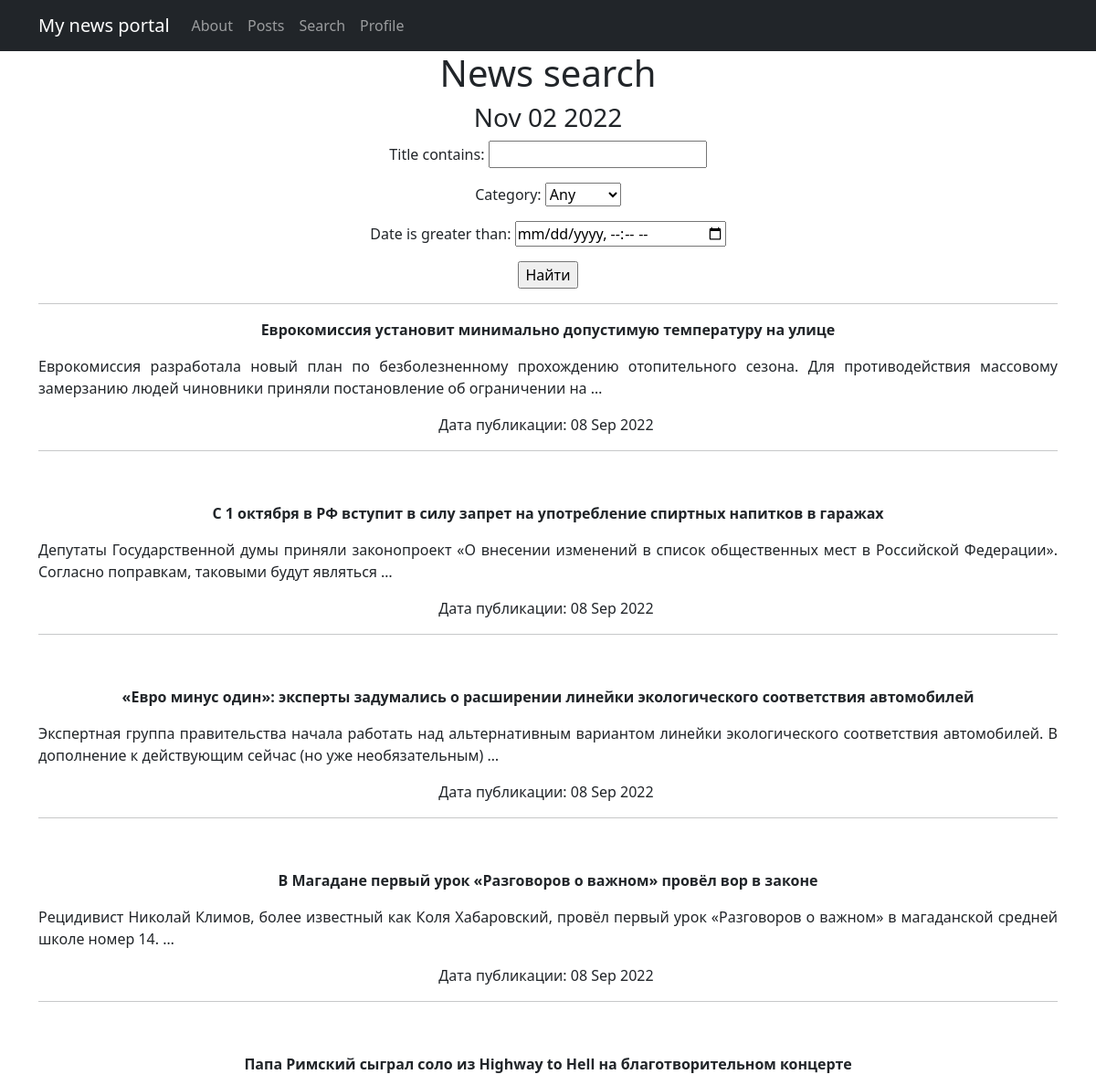
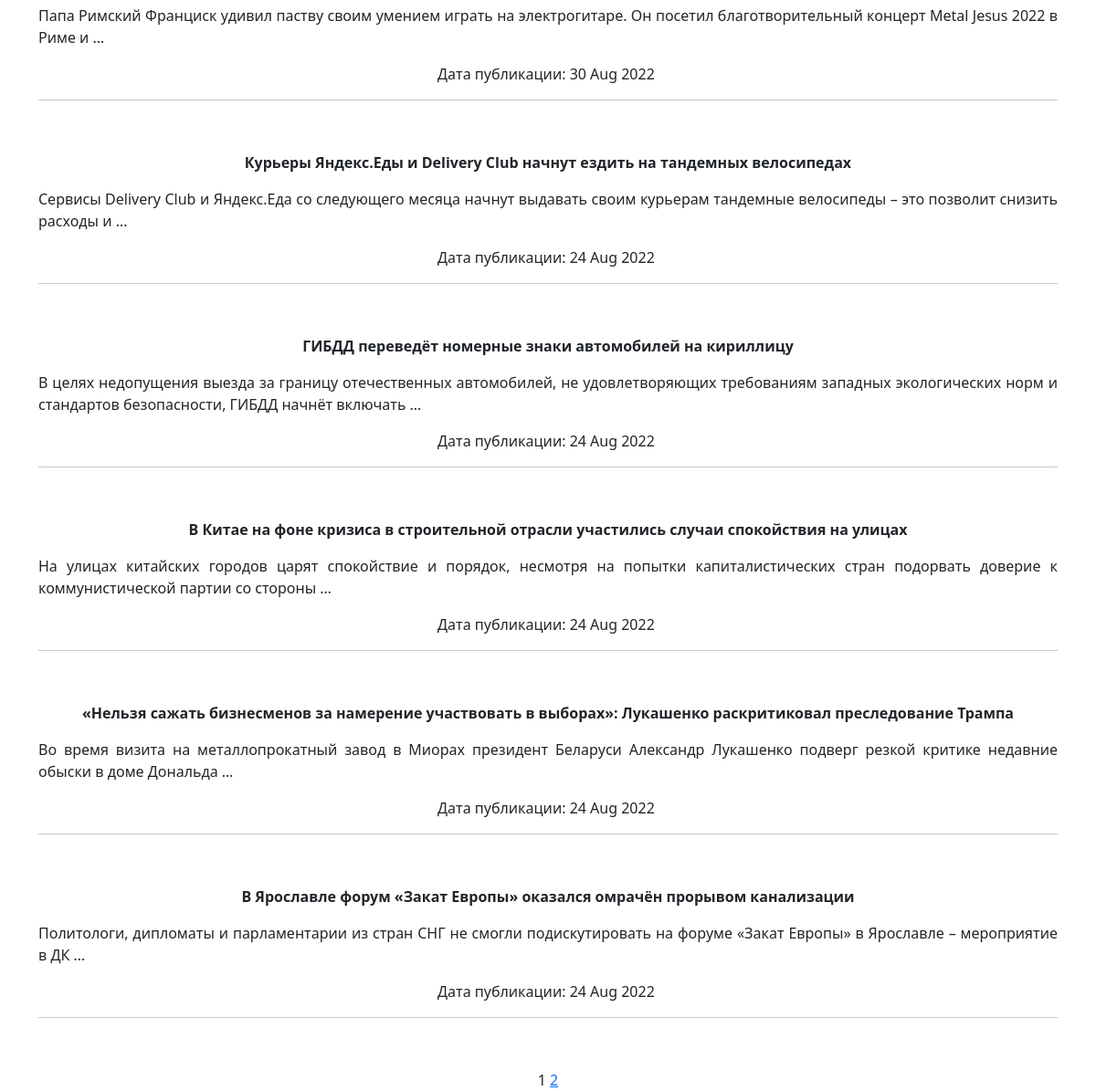
The page /posts/search/ on the database as committed earlier (2 pictures, top to bottom).
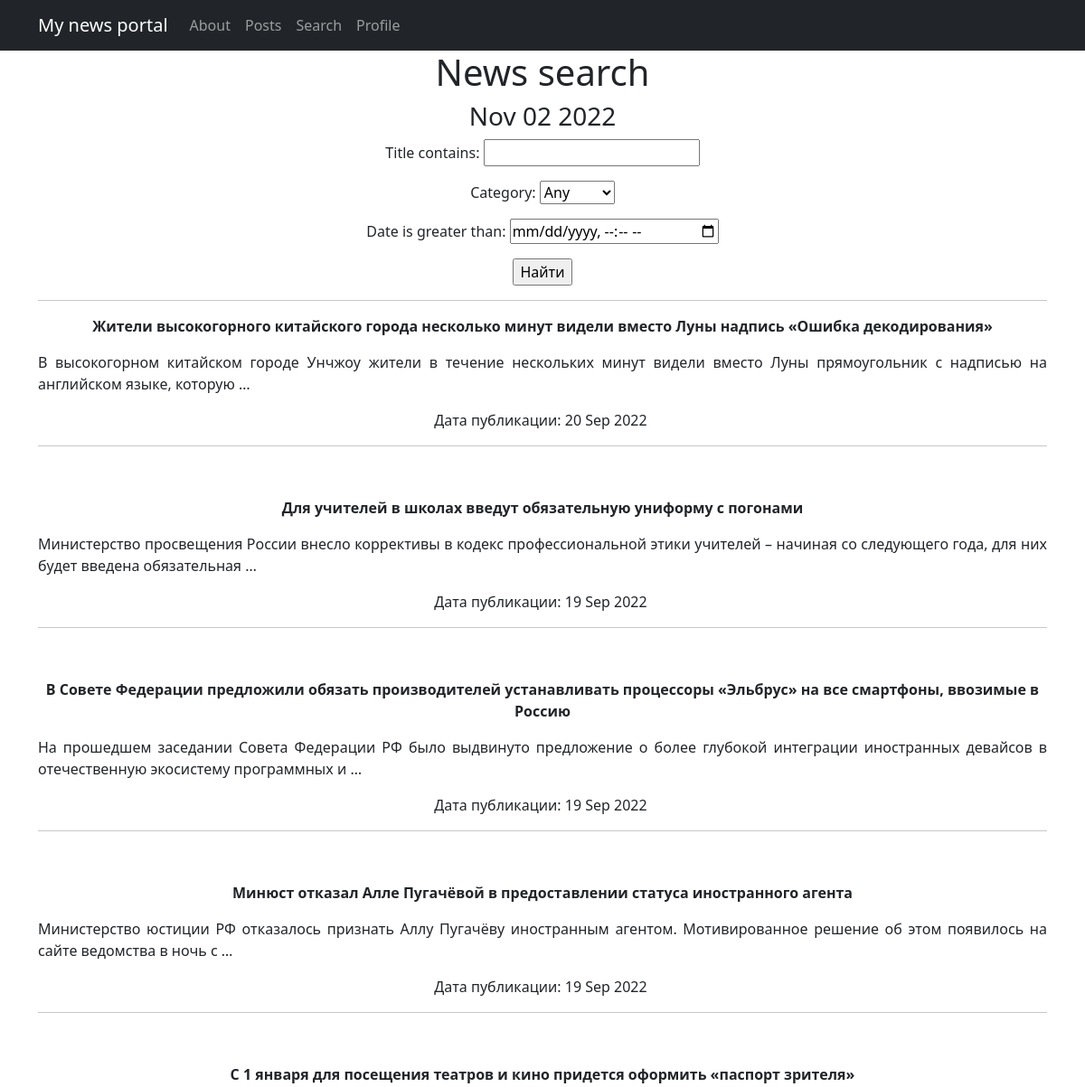
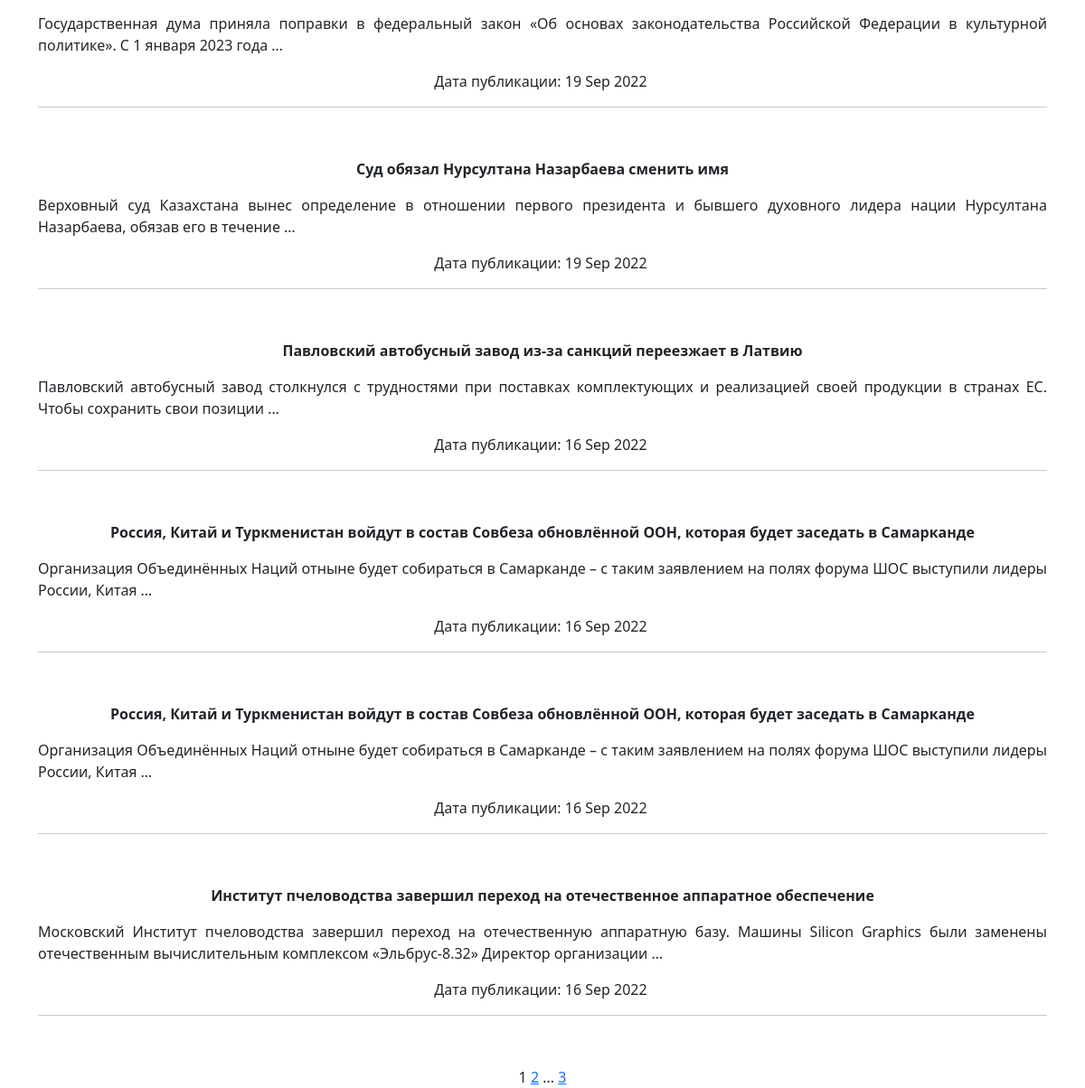
The same page on the database as committed later (2 pictures, top to bottom).
### news/models.py (models this page shows, shortened)
class Post(models.Model):
    NEWS = 'NE'
    ARTICLE = 'AR'
    CHOICES = [
        (NEWS, 'Новость'),
        (ARTICLE, 'Статья')
    ]
    postAuthor = models.ForeignKey(Author, on_delete=models.CASCADE)
    categoryChoice = models.CharField(max_length=2,
                                      choices=CHOICES,
                                      default=NEWS)
    date = models.DateTimeField(auto_now_add=True)
    Category = models.ManyToManyField(Category, related_name='posts', through='PostCategory', verbose_name='Категория')
    title = models.CharField(max_length=150)
    text = models.TextField()
    rating = models.IntegerField(default=0)

### news/views.py (the view)
# urls.py: path('search/', PostSearch.as_view(), name='post_search'),
class PostSearch(ListView):
    model = Post
    ordering = ['-date']
    template_name = 'posts_search.html'
    context_object_name = 'posts'
    paginate_by = 10
    def get_queryset(self):
        queryset = super().get_queryset()
        self.filterset = PostFilter(self.request.GET, queryset)
        return self.filterset.qs
    def get_context_data(self, **kwargs):
        context = super().get_context_data(**kwargs)
        context['filterset'] = self.filterset
        context['time_now'] = datetime.utcnow()
        return context

### news/models.py (called while the page is built)
    def __str__(self):
        return f'{self.categoryName}'

### news/templatetags/custom_filters.py (called while the page is built)
@register.filter()
def censor(in_text):
   for word in in_text.split():
      if word.lower() in F_WORDS:
         in_text = in_text.replace(
            word,
            f'{word[0]}{"*" * (len(word) - 1)}'
         )
   return in_text

### news/templatetags/custom_tags.py (called while the page is built)
@register.simple_tag(takes_context=True)
def url_replace(context, **kwargs):
   d = context['request'].GET.copy()
   for k, v in kwargs.items():
       d[k] = v
   return d.urlencode()

### templates/posts_search.html (shortened to what this page needs)
{% extends 'flatpages/default.html' %}
{% load custom_filters %}
{% load custom_tags %}
{% block content %}
   <h1>News search</h1>
   <h3>{{ time_now|date:'M d Y' }}</h3>
<form action="" method="get">
   {{ filterset.form.as_p }}
   <input type="submit" value="Найти" />
</form>
   <hr>
   {% if posts %}
           {% for post in posts %}
           <tr>
               <div>
                    <p style="text-align: center;"><strong>{{ post.title|censor }}</strong></p>
               </div>
               <div>
                   <p style="text-align: justify;">{{ post.text|truncatewords:20|censor }}</p>
               </div>
               <div>
                    <p style="text-align: center;">Дата публикации: {{ post.date|date:'d M Y' }}&nbsp;</p>
                    <hr />
                    <p style="text-align: center;">&nbsp;</p>
               </div>
           </tr>
           {% endfor %}
   {% else %}
       <h2>There are no news!</h2>
   {% endif %}
   {{ page_obj.number }}
   {% if page_obj.has_next %}
       <a href="?{% url_replace page=page_obj.next_page_number %}">{{ page_obj.next_page_number }}</a>
       {% if paginator.num_pages != page_obj.next_page_number %}
           ...
           <a href="?{% url_replace page=page_obj.paginator.num_pages %}">{{ page_obj.paginator.num_pages }}</a>
       {% endif %}
   {% endif %}
{% endblock content %}

Rows that differ between the two databases and show on the page:
no longer on this page (row unchanged): Post: title|censor "Еврокомиссия установит минимально допустимую температуру на улице", text|censor "Еврокомиссия разработала новый план по безболезненному прохождению отопительного сезона. Для противодействия массовому замерзанию людей чиновники приняли постановление об ограничении на …", date "08 Sep 2022"
no longer on this page (row unchanged): Post: title|censor "С 1 октября в РФ вступит в силу запрет на употребление спиртных напитков в гаражах", text|censor "Депутаты Государственной думы приняли законопроект «О внесении изменений в список общественных мест в Российской Федерации». Согласно поправкам, таковыми будут являться …", date "08 Sep 2022"
no longer on this page (row unchanged): Post: title|censor "«Евро минус один»: эксперты задумались о расширении линейки экологического соответствия автомобилей", text|censor "Экспертная группа правительства начала работать над альтернативным вариантом линейки экологического соответствия автомобилей. В дополнение к действующим сейчас (но уже необязательным) …", date "08 Sep 2022"
no longer on this page (row unchanged): Post: title|censor "В Магадане первый урок «Разговоров о важном» провёл вор в законе", text|censor "Рецидивист Николай Климов, более известный как Коля Хабаровский, провёл первый урок «Разговоров о важном» в магаданской средней школе номер 14. …", date "08 Sep 2022"
no longer on this page (row unchanged): Post: title|censor "Папа Римский сыграл соло из Highway to Hell на благотворительном концерте", text|censor "Папа Римский Франциск удивил паству своим умением играть на электрогитаре. Он посетил благотворительный концерт Metal Jesus 2022 в Риме и …", date "30 Aug 2022"
no longer on this page (row unchanged): Post: title|censor "Курьеры Яндекс.Еды и Delivery Club начнут ездить на тандемных велосипедах", text|censor "Сервисы Delivery Club и Яндекс.Еда со следующего месяца начнут выдавать своим курьерам тандемные велосипеды – это позволит снизить расходы и …", date "24 Aug 2022"
no longer on this page (row unchanged): Post: title|censor "ГИБДД переведёт номерные знаки автомобилей на кириллицу", text|censor "В целях недопущения выезда за границу отечественных автомобилей, не удовлетворяющих требованиям западных экологических норм и стандартов безопасности, ГИБДД начнёт включать …", date "24 Aug 2022"
no longer on this page (row unchanged): Post: title|censor "В Китае на фоне кризиса в строительной отрасли участились случаи спокойствия на улицах", text|censor "На улицах китайских городов царят спокойствие и порядок, несмотря на попытки капиталистических стран подорвать доверие к коммунистической партии со стороны …", date "24 Aug 2022"
no longer on this page (row unchanged): Post: title|censor "«Нельзя сажать бизнесменов за намерение участвовать в выборах»: Лукашенко раскритиковал преследование Трампа", text|censor "Во время визита на металлопрокатный завод в Миорах президент Беларуси Александр Лукашенко подверг резкой критике недавние обыски в доме Дональда …", date "24 Aug 2022"
no longer on this page (row unchanged): Post: title|censor "В Ярославле форум «Закат Европы» оказался омрачён прорывом канализации", text|censor "Политологи, дипломаты и парламентарии из стран СНГ не смогли подискутировать на форуме «Закат Европы» в Ярославле – мероприятие в ДК …", date "24 Aug 2022"
added Post: title|censor "Жители высокогорного китайского города несколько минут видели вместо Луны надпись «Ошибка декодирования»", text|censor "В высокогорном китайском городе Унчжоу жители в течение нескольких минут видели вместо Луны прямоугольник с надписью на английском языке, которую …", date "20 Sep 2022"
added Post: title|censor "Для учителей в школах введут обязательную униформу с погонами", text|censor "Министерство просвещения России внесло коррективы в кодекс профессиональной этики учителей – начиная со следующего года, для них будет введена обязательная …", date "19 Sep 2022"
added Post: title|censor "В Совете Федерации предложили обязать производителей устанавливать процессоры «Эльбрус» на все смартфоны, ввозимые в Россию", text|censor "На прошедшем заседании Совета Федерации РФ было выдвинуто предложение о более глубокой интеграции иностранных девайсов в отечественную экосистему программных и …", date "19 Sep 2022"
added Post: title|censor "Минюст отказал Алле Пугачёвой в предоставлении статуса иностранного агента", text|censor "Министерство юстиции РФ отказалось признать Аллу Пугачёву иностранным агентом. Мотивированное решение об этом появилось на сайте ведомства в ночь с …", date "19 Sep 2022"
added Post: title|censor "С 1 января для посещения театров и кино придется оформить «паспорт зрителя»", text|censor "Государственная дума приняла поправки в федеральный закон «Об основах законодательства Российской Федерации в культурной политике». С 1 января 2023 года …", date "19 Sep 2022"
added Post: title|censor "Суд обязал Нурсултана Назарбаева сменить имя", text|censor "Верховный суд Казахстана вынес определение в отношении первого президента и бывшего духовного лидера нации Нурсултана Назарбаева, обязав его в течение …", date "19 Sep 2022"
added Post: title|censor "Павловский автобусный завод из-за санкций переезжает в Латвию", text|censor "Павловский автобусный завод столкнулся с трудностями при поставках комплектующих и реализацией своей продукции в странах ЕС. Чтобы сохранить свои позиции …", date "16 Sep 2022"
added Post: title|censor "Россия, Китай и Туркменистан войдут в состав Совбеза обновлённой ООН, которая будет заседать в Самарканде", text|censor "Организация Объединённых Наций отныне будет собираться в Самарканде – с таким заявлением на полях форума ШОС выступили лидеры России, Китая …", date "16 Sep 2022"
added Post: title|censor "Россия, Китай и Туркменистан войдут в состав Совбеза обновлённой ООН, которая будет заседать в Самарканде", text|censor "Организация Объединённых Наций отныне будет собираться в Самарканде – с таким заявлением на полях форума ШОС выступили лидеры России, Китая …", date "16 Sep 2022"
added Post: title|censor "Институт пчеловодства завершил переход на отечественное аппаратное обеспечение", text|censor "Московский Институт пчеловодства завершил переход на отечественную аппаратную базу. Машины Silicon Graphics были заменены отечественным вычислительным комплексом «Эльбрус-8.32» Директор организации …", date "16 Sep 2022"
Other text that changed with them:
{{ page_obj.paginator.num_pages }}: (not shown) → "3"
